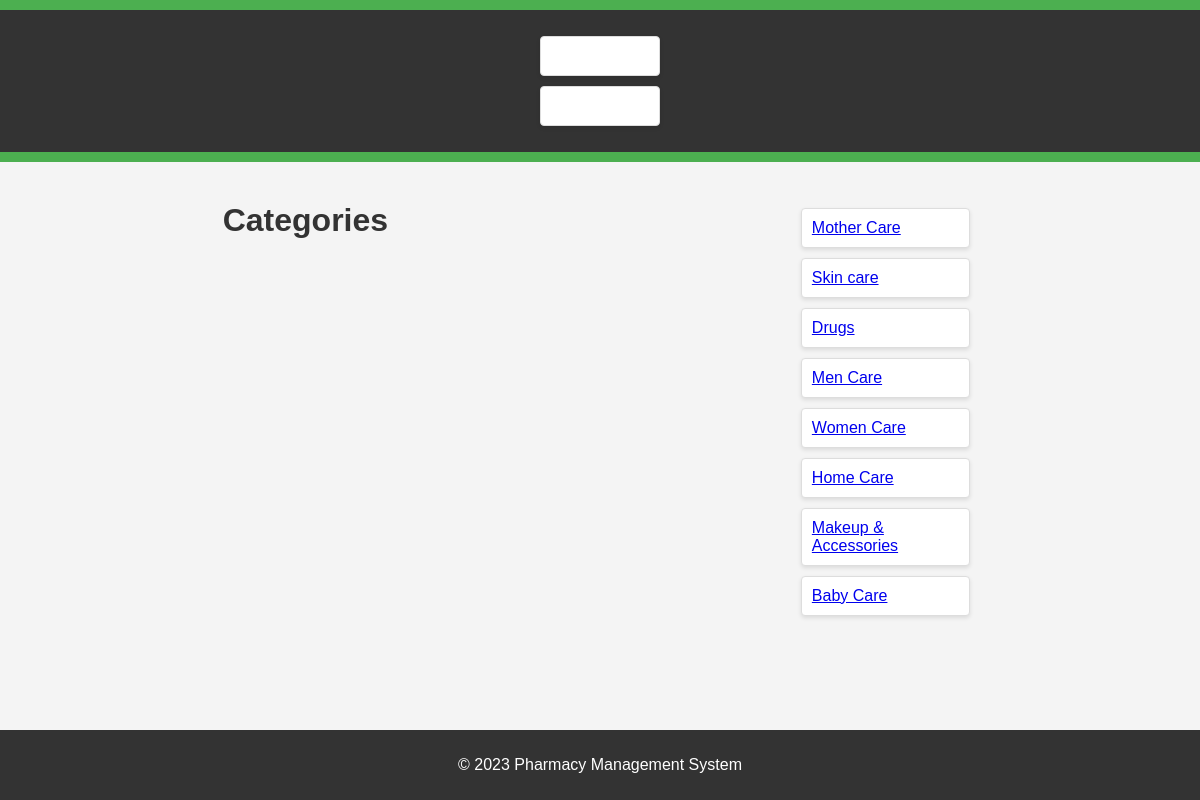
Before: / with the older database file.
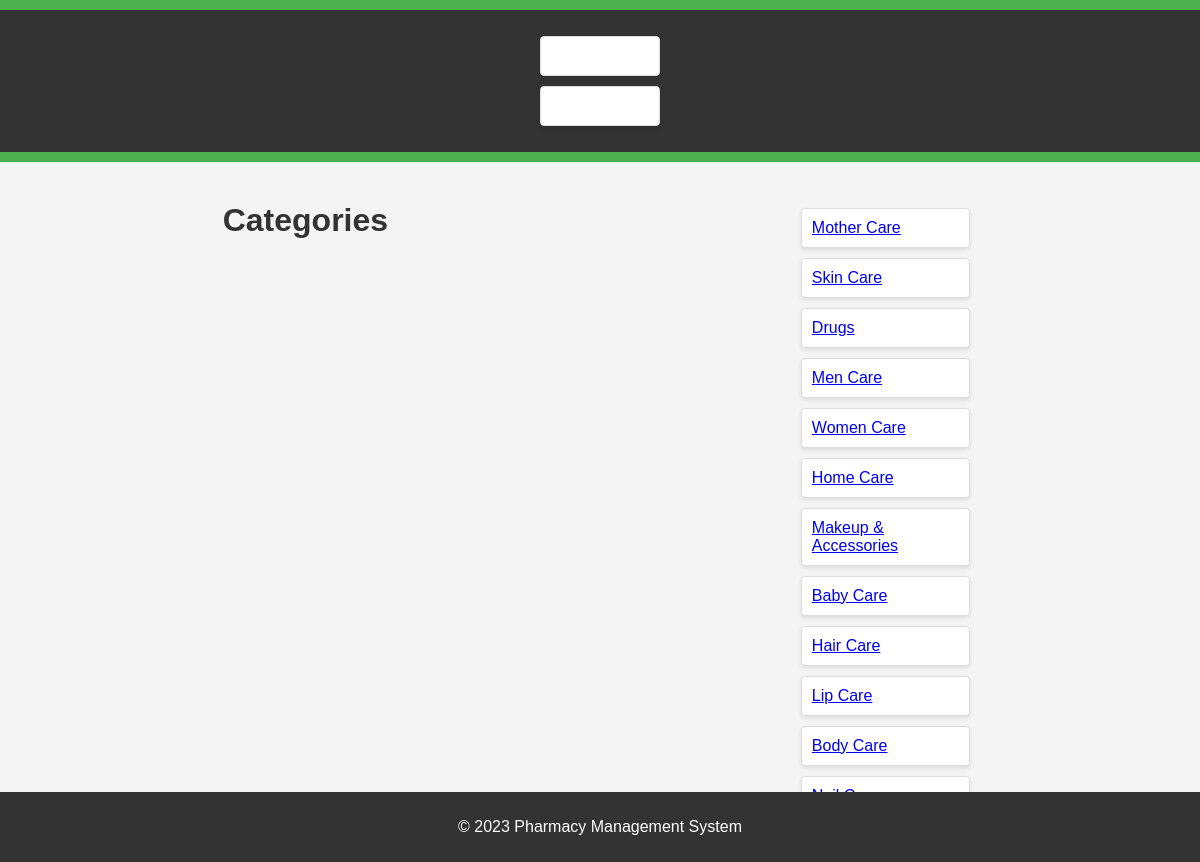
After: the same page with the newer database file.
### pharma/models.py (models this page shows)
class Categories(models.Model):
    category = models.CharField(max_length=25, unique=True, blank=False, null=False)
    def __str__(self):
        return self.category

### pharma/views.py (the view)
# urls.py: path('', views.index, name='index'),
def index(request):
    return render(request, 'pharma/index.html', {'categories': Categories.objects.all()})

### pharma/templates/pharma/index.html (shortened to what this page needs)
{% extends "pharma/layout.html" %}
{% block content %}
    <h1>Categories</h1>
    <ul>
        {% for category in categories %}
            <li> <a href="{% url 'category' category %}">{{ category }}</a></li>
        {% endfor %}
    </ul>
{% endblock %}

Changed rows visible on the page:
changed Categories: category "Skin care" → "Skin Care"
added Categories: category "Hair Care"
added Categories: category "Lip Care"
added Categories: category "Body Care"
